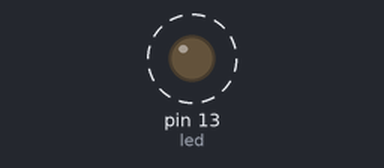
The sketch below on a simulated Arduino Uno, built with avr-gcc and run on an emulated ATmega328P. Shown: output pins drawn as LEDs (lit = HIGH). Dashed ring = blinking. What the sketch prints to the serial monitor is not drawn.

Above: at 0.5 s.
Timing chart, 0 to 4.6 s (numbered marks = the images above):
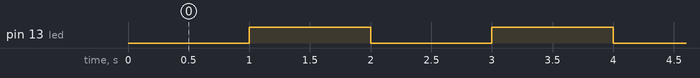

The sketch:

registros_2.ino
```cpp
#define led 13

void setup() {
pinMode(led,OUTPUT);
Serial.begin(9600);
TCCR1A=0;
TCCR1B=0;
TCCR1B=5;//|=(1<<CS10)|(1<<CS12);
Serial.println(TCCR1B);

TCNT1=0xC2F7;
TIMSK1|=(1<<TOIE1);
}

void loop() {
  // put your main code here, to run repeatedly:

}

ISR(TIMER1_OVF_vect){
  TCNT1=0xC2F7;
  digitalWrite(led,!digitalRead(led));
}
```

Measured:
- by itself, pin 13 (led): alternates HIGH for 1.0 s and LOW for 1.0 s
